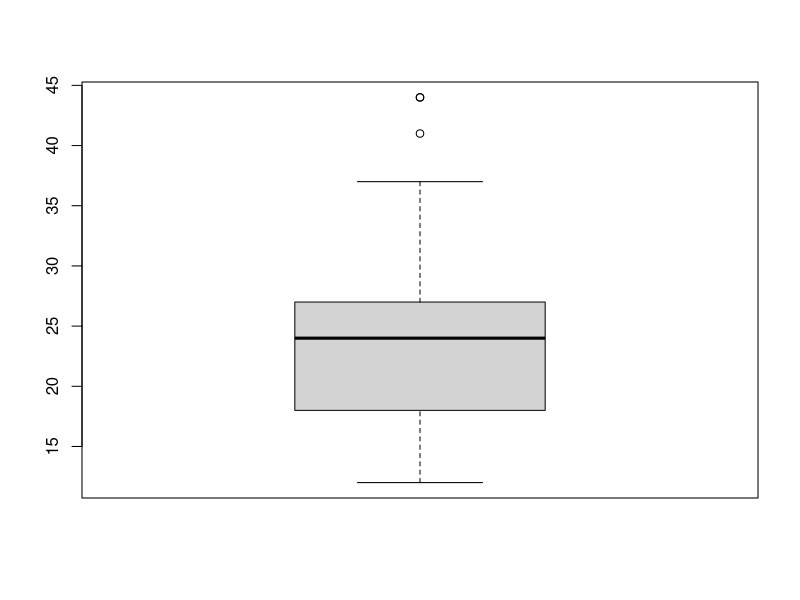
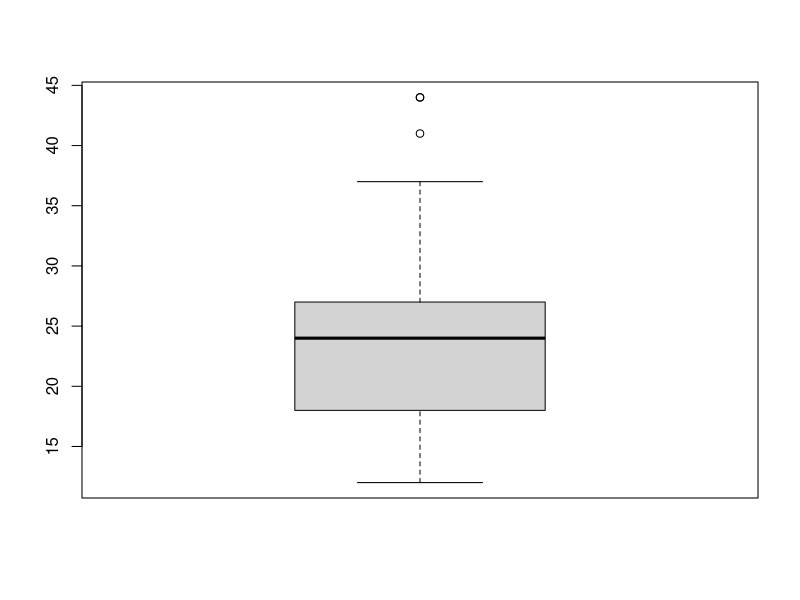
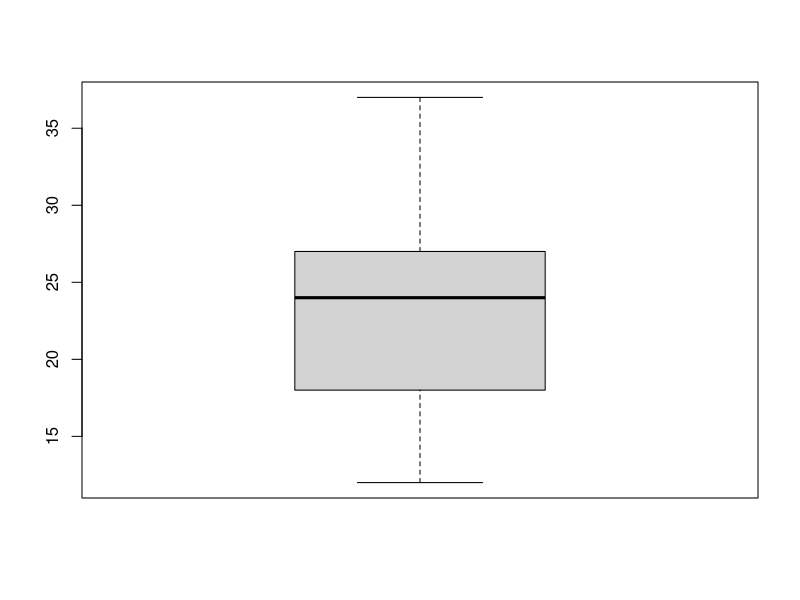
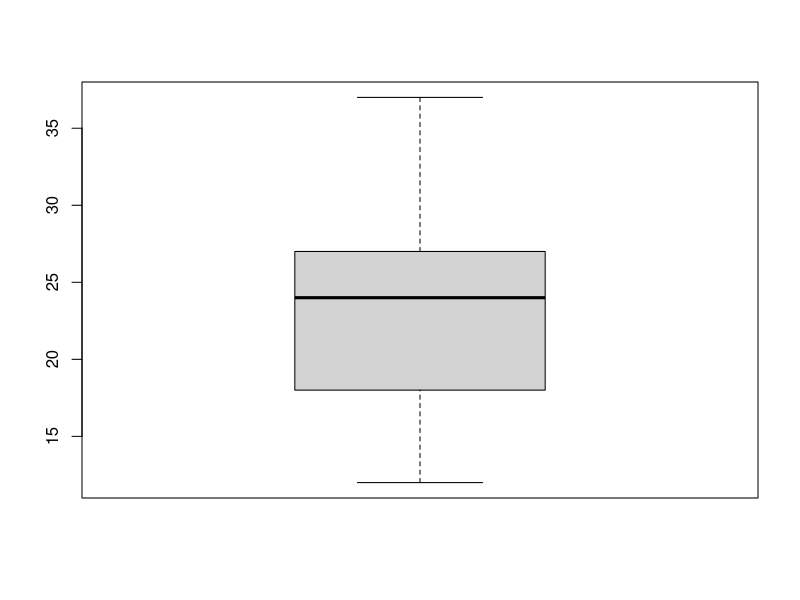
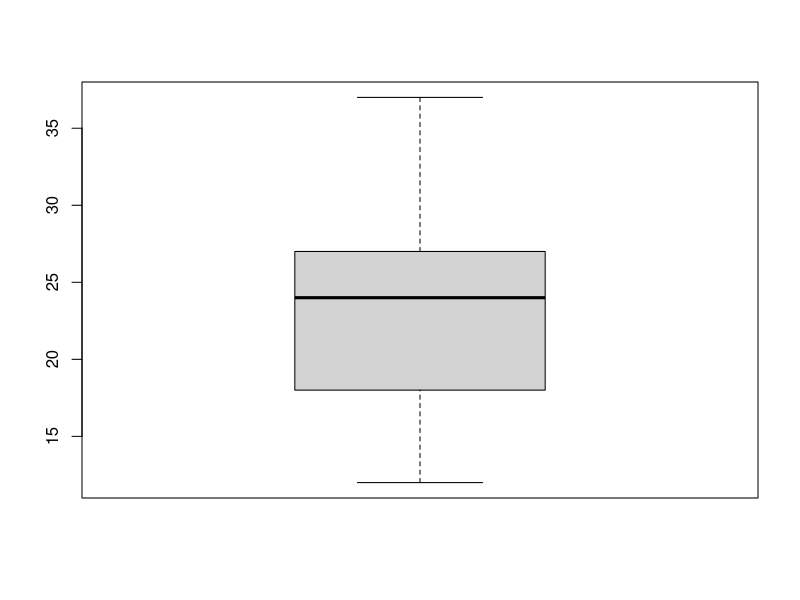
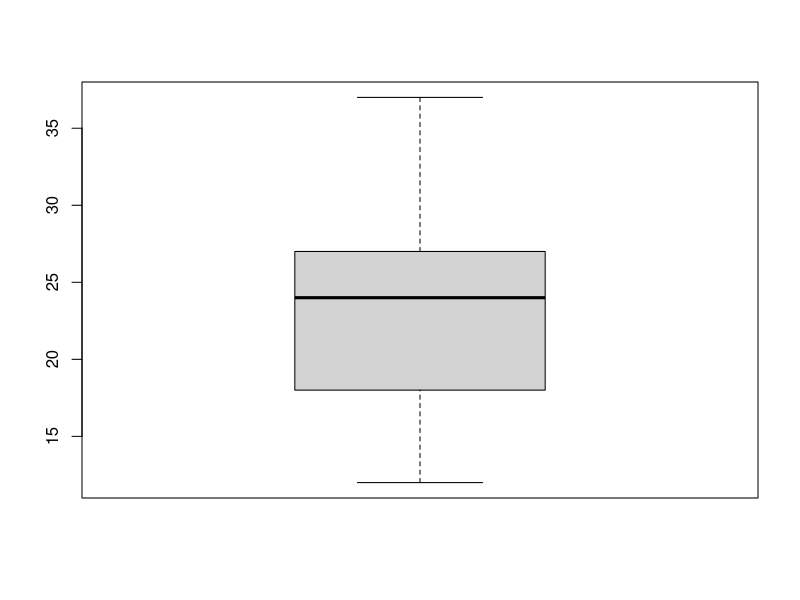
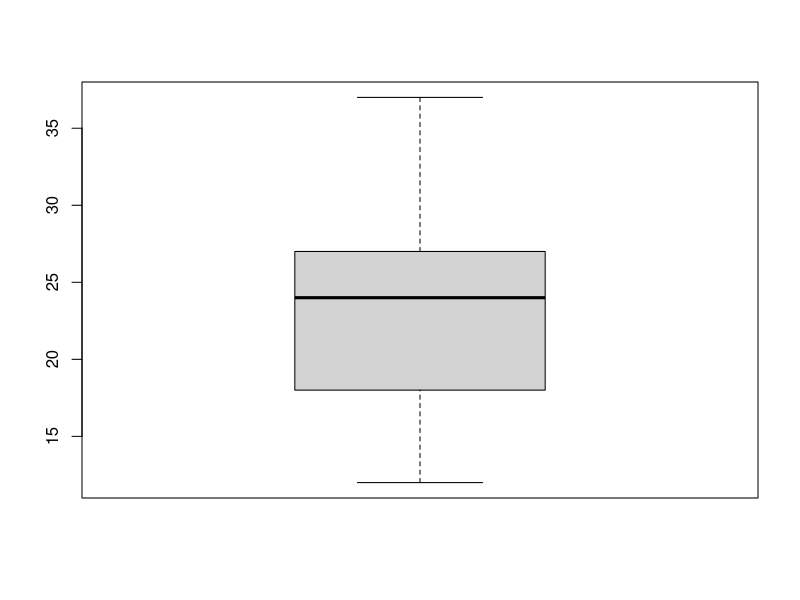
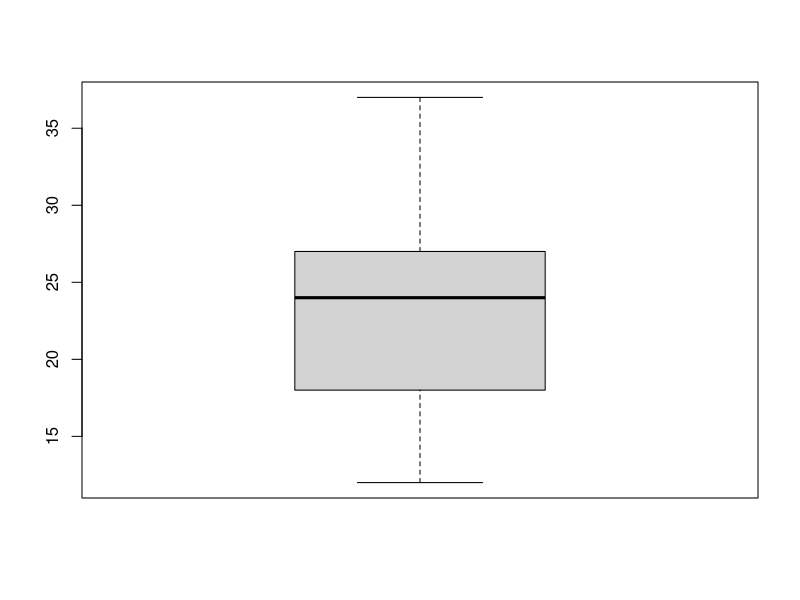

R code for these plots, in order:
# 07-2 이상한 데이터를 찾아라! - 이상치 정제하기기
rm(list = ls())
library(dplyr)
library(ggplot2)

# 이상치 제거하기-존재할 수 없는 값
# 자료
outlier <- data.frame(sex=c(1,2,1,3,2,1),
                      score=c(5,4,3,4,2,6))
# 이상치 확인하기
table(outlier$sex)
table(outlier$score)
# 이상치 처리하기
outlier$sex <- ifelse(outlier$sex == 3, NA, outlier$sex)
outlier$score <- ifelse(outlier$score > 5, NA, outlier$score)
outlier %>% 
  filter(!is.na(outlier$sex) & !is.na(outlier$score)) %>% 
  group_by(sex) %>% 
  summarise(score_mean=mean(score))
  

# 극단치 제거하기-극단적인 값
# 자료
mpg <- as.data.frame(ggplot2::mpg)
boxplot(mpg$hwy)
# 통계량 출력
boxplot(mpg$hwy)$stat
# 결측 처리하기
mpg$hwy <- ifelse(mpg$hwy <12 | mpg$hwy >37, NA, mpg$hwy)
table(is.na(mpg))
mpg %>% 
  group_by(drv) %>% 
  summarise(hwy_mean=mean(hwy,na.rm=T))

names(boxplot(mpg$hwy))
boxplot(mpg$hwy)$stat
boxplot(mpg$hwy)$n
boxplot(mpg$hwy)$conf
boxplot(mpg$hwy)$out
boxplot(mpg$hwy)$group
boxplot(mpg$hwy)$names

# test
mpg <- as.data.frame(ggplot2::mpg)
mpg[c(10,14,58,93), "drv"] <- "k"
mpg[c(29,43,129,203), "cty"] <- c(3,4,39,42)
# Q1
table(mpg$drv)
mpg$drv <- ifelse(mpg$drv %in% c("4", "f", "r"), mpg$drv, NA)
table(mpg$drv)
table(is.na(mpg$drv))
# Q2
boxplot(mpg$cty)
boxplot(mpg$cty)$stat
mpg$cty <- ifelse(mpg$cty < 9 | mpg$cty > 26, NA, mpg$cty)
boxplot(mpg$cty)
table(is.na(mpg$cty))
# Q3
mpg %>% 
  filter(!is.na(drv) & !is.na(cty)) %>% 
  group_by(drv) %>% 
  summarise(cty_mean=mean(cty))
